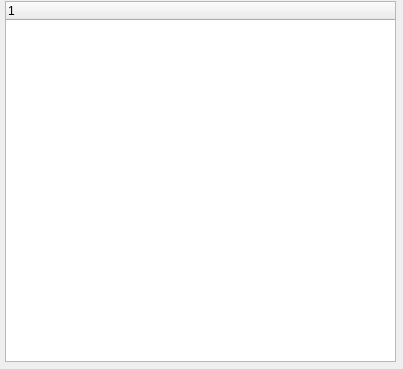
<?xml version="1.0" encoding="UTF-8"?>
<ui version="4.0">
 <class>Widget</class>
 <widget class="QWidget" name="Widget">
  <property name="geometry">
   <rect>
    <x>0</x>
    <y>0</y>
    <width>403</width>
    <height>369</height>
   </rect>
  </property>
  <property name="windowTitle">
   <string>Widget</string>
  </property>
  <widget class="QTreeWidget" name="treeWidget">
   <property name="geometry">
    <rect>
     <x>5</x>
     <y>1</y>
     <width>391</width>
     <height>361</height>
    </rect>
   </property>
   <column>
    <property name="text">
     <string notr="true">1</string>
    </property>
   </column>
  </widget>
 </widget>
 <resources/>
 <connections/>
</ui>
